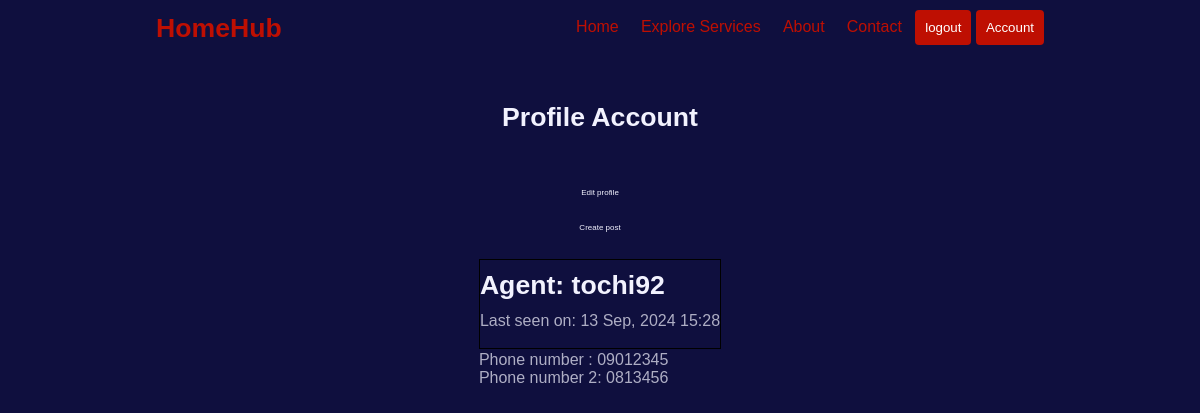
The app's page /account/ (signed in), older data.
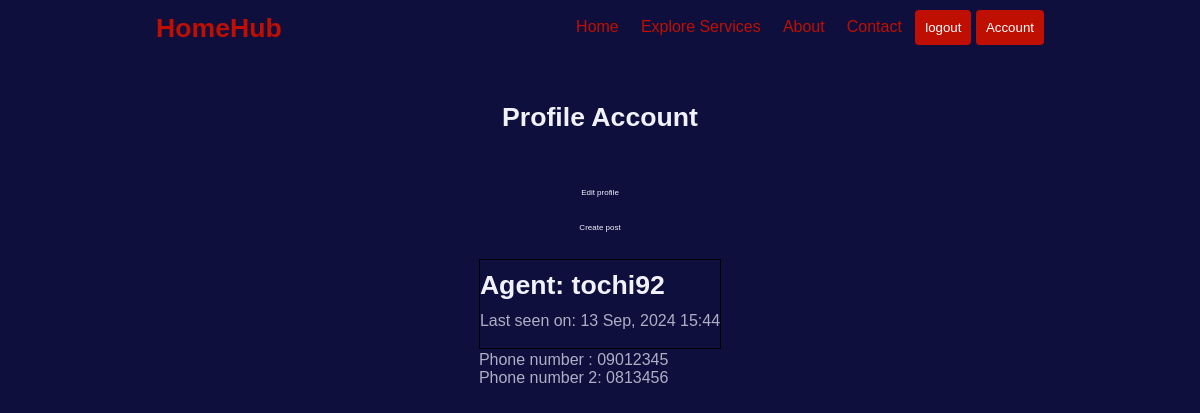
The same page, newer data.
### app/models.py (models this page shows, shortened)
class User(db.Model, UserMixin):
    id = db.Column(db.Integer, primary_key=True)
    first_name = db.Column(db.String(20), nullable=False)
    last_name = db.Column(db.String(20), nullable=False)
    username = db.Column(db.String(20), unique=True, nullable=False)
    email = db.Column(db.String(40), nullable=False)
    password_hash = db.Column(db.String(250), nullable=False)
    phone_number = db.Column(db.String(15), nullable=False)
    phone_number_2 = db.Column(db.String(15))
    last_seen = db.Column(db.DateTime, default=lambda: datetime.now(timezone.utc))
    posts = db.relationship(
        'Post', backref='agent', lazy=True)

### app/routes.py (the view)
@app.route('/account/')
@login_required
def account():
    user = User.query.all()
    return render_template('account.html', title='account page', user=user)

### app/models.py (called while the page is built)
@login.user_loader
def load_user(id):
    return User.query.get(int(id))

### app/routes.py (called while the page is built)
@app.before_request
def before_request():
    if current_user.is_authenticated:
        current_user.last_seen = datetime.now(timezone.utc)
        db.session.commit()

### app/templates/account.html (shortened to what this page needs)
{% extends 'base.html' %}
    {% block content %}
        <section class="empty__page">
            <h1>Profile Account</h1>
            <table style style="border: 1px solid black; border-collapse: collapse;">
                <tr valign="top">
                    <td style="border: 1px solid black;">
                        <h1>Agent: {{ current_user.username }}</h1>
                        {% if current_user.last_seen %}<p>Last seen on: {{ current_user.last_seen.strftime(
                            '%d %b, %Y %H:%M') }}</p><br>
                        {% endif %}
                    </td>
                </tr>
                <tr>
                    <td>
                        <p>Phone number : {{ current_user.phone_number }}</p>
                        {% if current_user.phone_number_2 %}
                        <p>Phone number 2: {{ current_user.phone_number_2 }}</p>
                        {% endif %}
                    </td>
                </tr>
                <p>
                    <a href="{{ url_for('edit_account') }}">Edit profile</a>
                </p>
                <p>
                    <a href="{{ url_for('new_post') }}">Create post</a>
                </p>
            </table>
        </section>
    {% endblock content %}

### app/templates/base.html (shortened to what this page needs)
</html><!DOCTYPE html>
<html lang="en">
  <head>
    <link
      href="https://unpkg.com/boxicons@2.0.7/css/boxicons.min.css"
      rel="stylesheet"
    />
    <link
      rel="stylesheet"
      href="https://cdnjs.cloudflare.com/ajax/libs/font-awesome/5.15.3/css/all.min.css"
    />
    <link
      rel="stylesheet"
      href="https://unpkg.com/swiper/swiper-bundle.min.css"
    />
    <link rel="stylesheet" href="{{ url_for('static', filename='css/styles.css') }}">
  </head>
  <body>
    <div class="navigation">
        <div class="nav-center container d-flex">
          <a href="#" class="logo"><h1>HomeHub</h1></a>
          <ul class="nav-list d-flex">
            <li class="nav-item">
              <a href="{{ url_for('home') }}" class="nav-link">Home</a>
          </li>
            <li class="nav-item">
              <a href="{{ url_for('all_post') }}" class="nav-link">Explore Services</a>
          </li>
          <li class="nav-item">
              <a href="./about.html" class="nav-link">About</a>
          </li>
          <li class="nav-item">
              <a href="./contact.html" class="nav-link">Contact</a>
          </li>
            {% if current_user.is_authenticated %}
              <li class="nav-item">
                  <a href="{{ url_for('logout') }}" class="nav_sign">logout</a>
              </li>
              <li class="nav-item">
                  <a href="{{ url_for('account') }}" class="nav_sign">Account</a>
              </li>
            {% endif %}
          </ul>
        </div>
    </div>
    {% block content %}{% endblock content %}
  </body>
</html>

### app/static/css/styles.css (style rules this page uses)
:root { --white: #fff; --black: #222; --green: #be0f02; --grey1: #f0f0f0; --grey2: #e9d7d3; }
*, *::before, *::after { margin: 0; padding: 0; box-sizing: inherit; }
html { box-sizing: border-box; font-size: 55.5%; scroll-behavior: smooth; }
body { font-family: "Roboto", sans-serif; font-size: 1.6rem; background-color: var(--white); font-weight: 400; font-style: normal; }
a { text-decoration: none; }
li { list-style: none; }
.d-flex { display: flex; align-items: center; }
.navigation { position: relative; z-index: 2; height: 6rem; line-height: 6rem; }
.nav-center { justify-content: space-between; }
.logo h1 { color: var(--green); }
.nav-center .nav-item:not(:last-child) { margin-right: 0.5rem; }
.nav-center .nav-link { font-size: 1.8rem; padding: 1rem; color: var(--green); }
.nav_sign { background-color: var(--green); padding: 10px; font-size: 1.5rem; color: var(--white); border-radius: 4px; }
:root { --color-primary: #6f6af8; --color-primary-light: hsl(242, 91%, 69%, 18%); --color-primary-variant: #5854c7; --color-red: #da0f3f; --color-red-light: hsl(346, 87%, 46%, 15%); --color-green: #00c476; --color-green-light: hsl(156, 100%, 38%, 15%); --color-gray-900: #1e1e66; --color-gray-700: #2d2b7c; --color-gray-300: rgba(242, 242, 254, 0.3); --color-gray-200: rgba(242, 242, 254, 0.7); --color-white: #f2f2fe; --color-bg: #0f0f3e; --transition: all 300ms ease; --container-width-lg: 74%; --container-width-md: 88%; --form-width: 40%; --card-border-radius-1: 0.3rem; --card-border-radius-2: 0.5rem; --card-border-radius-3: 0.8rem; --card-border-radius-4: 2rem; --card-border-radius-5: 5rem; }
* { margin: 0; padding: 0; outline: 0; border: 0; appearance: 0; list-style: none; text-decoration: none; box-sizing: border-box; }
body { font-family: 'Montserrat', sans-serif; line-height: 1.6; color: var(--color-gray-200); overflow-x: hidden; background: var(--color-bg); font-size: 0.9rem; }
.container { width: var(--container-width-lg); max-width: 80%; margin-inline: auto; }
section { margin-top: 3rem; width: 100vw; }
h1, h2, h3, h4, h5 { color: var(--color-white); line-height: 1.3; }
h1 { font-size: 3rem; margin: 1rem 0; }
a { color: var(--color-white); transition: var(--transition); }
.empty__page { height: 40vh; text-align: center; display: grid; place-items: center; }

Row changes from the older to the newer data that the page shows:
changed User "tochi92": last_seen "13 Sep, 2024 15:28" → "13 Sep, 2024 15:44"
